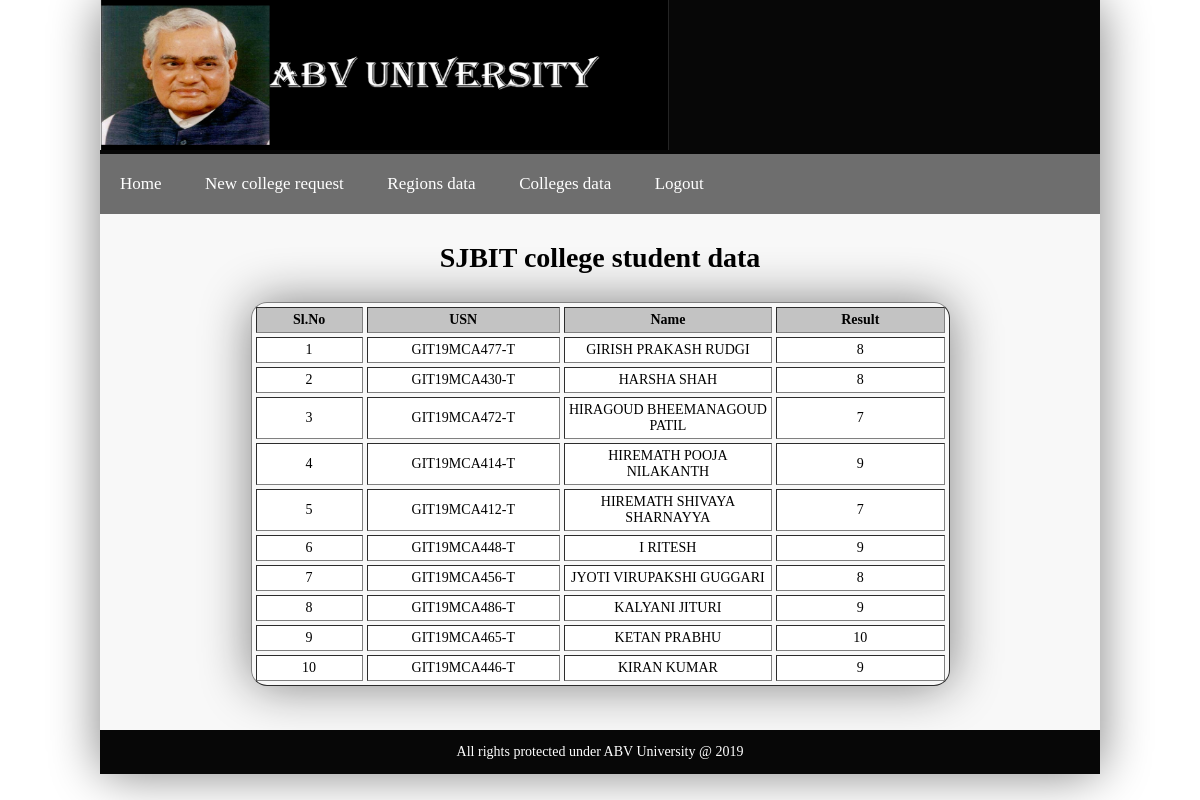
Page /universityadmin4academicdata.php (signed in) on the committed database.
### tables this page shows
CREATE TABLE `college4academicdata` (
  `usn` varchar(30) NOT NULL,
  `name` varchar(50) NOT NULL,
  `result` int(20) NOT NULL
);

### universityadmin4academicdata.php (the view, shortened to what this page needs)
?><!DOCTYPE html>
<html>
    <head>
        <link rel="stylesheet" type="text/css" href="nav2.css"/>
         <link rel="stylesheet" href="style.css">
    </head>
    <body class="body">
        <table width="1000" border="0" cellspacing="0" cellpadding="0" align="center">
         <tbody>
            <tr>
              <td height="140" bgcolor="#070707" align="left">  <?php include("header.php"); ?> </td>
            </tr>
            <tr>
              <td bgcolor="#6E6E6E"> <?php include("universitynav.php"); ?> </td>
           </tr>
            <tr bgcolor="#F8F8F8">
                <td colspan="2">  <h1 align="center"> <p> SJBIT college student data</p> </h1>
                  <?php
						include("myconn2.php");
						$sql="SELECT *from college4academicdata";
						$result=$conn2->query($sql);
						if($result->num_rows==0)
						{
								echo "No Records Found";
						}
						else
						{
					?>
                 <table width="699" border="1" align="center" cellpadding="4" cellspacing="4">
                   <tbody>
                     <tr>
                       <th width="159" bgcolor="#C3C3C3" style="text-align: center" scope="col"> Sl.No </th>
                       <th width="267" bgcolor="#C3C3C3" style="text-align: center" scope="col"> USN </th>
                       <th width="273" bgcolor="#C3C3C3" style="text-align: center" scope="col"> Name </th>
                       <th width="273" bgcolor="#C3C3C3" style="text-align: center" scope="col"> Result </th>
                     </tr>
                     <?php
							$r1 = 1;
							while($row=$result->fetch_assoc())
							{
								$usn1=$row["usn"];
								$name1=$row["name"];
								$result11 = $row["result"];
							?>
                     <tr>
                       <td bgcolor="#FFFFFF" style="text-align: center"><?php echo $r1++;?></td>
                       <td bgcolor="#FFFFFF" style="text-align: center"><?php echo $usn1;?></td>
                       <td bgcolor="#FFFFFF" style="text-align: center"><?php echo $name1;?></td>
                       <td bgcolor="#FFFFFF" style="text-align: center"><?php echo $result11;?></td>
                     </tr>
                     <?php
						}
						}
                       ?>
                   </tbody>
                 </table>
                 <p>&nbsp;</p>
              </td>
            </tr>
            <tr>
               <td bgcolor="#070707" align="center" height="2"> <?php include("footer.php"); ?></td>
            </tr>
        </tbody>
      </table>
    </body>
</html>

### style.css (style rules this page uses)
body { margin: 0; padding: 0; height: 100%; }
table { margin: auto; -webkit-box-shadow: 0 0 50px gray; -moz-box-shadow: 0 0 50px gray; box-shadow: 0 0 50px gray; border-radius: 16px; font-size: 14px; }

### rows in the picture
college4academicdata: usn "GIT19MCA477-T", name "GIRISH PRAKASH RUDGI", result "8"
college4academicdata: usn "GIT19MCA430-T", name "HARSHA SHAH", result "8"
college4academicdata: usn "GIT19MCA472-T", name "HIRAGOUD BHEEMANAGOUD PATIL", result "7"
college4academicdata: usn "GIT19MCA414-T", name "HIREMATH POOJA NILAKANTH", result "9"
college4academicdata: usn "GIT19MCA412-T", name "HIREMATH SHIVAYA SHARNAYYA", result "7"
college4academicdata: usn "GIT19MCA448-T", name "I RITESH", result "9"
college4academicdata: usn "GIT19MCA456-T", name "JYOTI VIRUPAKSHI GUGGARI", result "8"
college4academicdata: usn "GIT19MCA486-T", name "KALYANI JITURI", result "9"
college4academicdata: usn "GIT19MCA465-T", name "KETAN PRABHU", result "10"
college4academicdata: usn "GIT19MCA446-T", name "KIRAN KUMAR", result "9"
